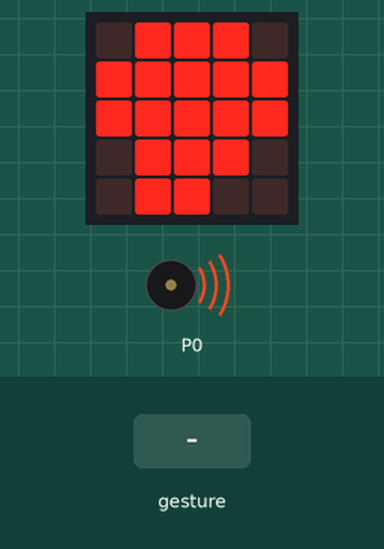
Simulated run of this program. Board: BBC micro:bit (MakeCode). Shown: the board's 5×5 LED display, buzzer (waves = sounding). The inputs (shaded band) are chosen by the test bench. Random numbers come from a fixed seed; a tilt is held for 1.5 s and a shake lasts 1 s, then the board lies face up again.

Above: at 0.2 s.
1.3 s: gesture 'shake'
At 1.8 s:
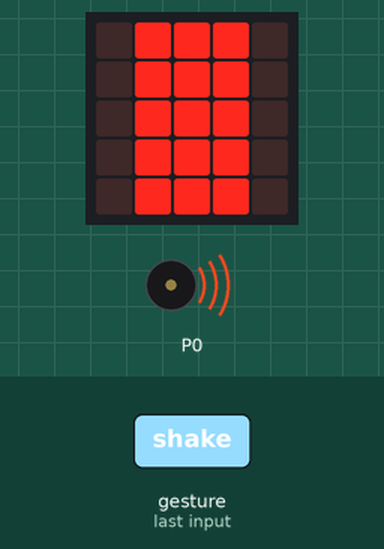
At 2.6 s:
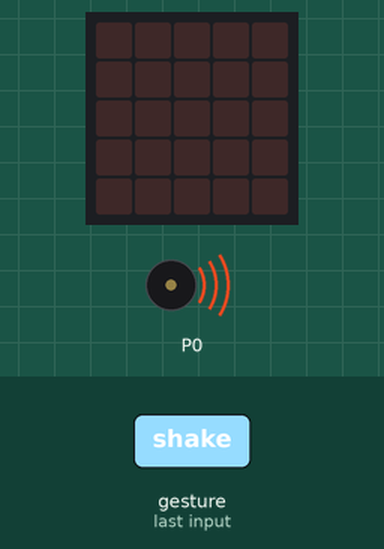
4.3 s: gesture 'shake'
At 6.6 s:
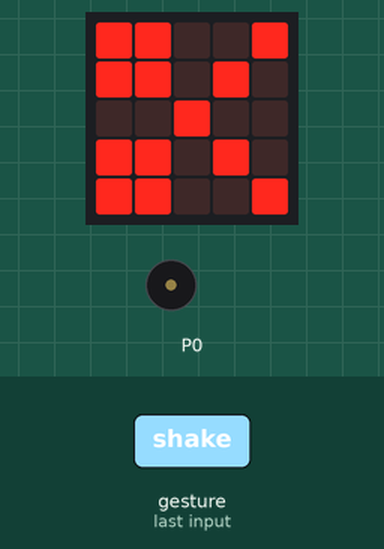
Timing chart, 0 to 8.1 s (numbered marks = the images above; inputs shaded):
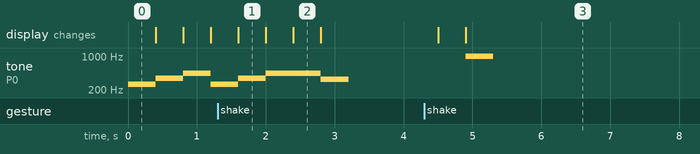

Measured:
- after the input at 4.3 s, tone on P0: silent → 988 Hz after 0.60 s, → silent 0.40 s later; the display: first changes after 0.20 s (image 3 shows a later state)
- what the display in image 1 shows lasts 0.4 s, from 1.6 s to 2.0 s

The program:

main.ts
```typescript
let stop = 0
let outils = 0
input.onGesture(Gesture.Shake, function () {
    stop = 1
    outils = randint(1, 3)
    basic.showLeds(`
        . . . . .
        . . . . .
        . . . . .
        . . . . .
        . . . . .
        `)
    if (outils == 1) {
        music.ringTone(330)
        basic.showLeds(`
            . # # # .
            # # # # #
            # # # # #
            . # # # .
            . # # . .
            `)
        music.stopAllSounds()
    }
    if (outils == 2) {
        music.ringTone(587)
        basic.showLeds(`
            . # # # .
            . # # # .
            . # # # .
            . # # # .
            . # # # .
            `)
        music.stopAllSounds()
    }
    if (outils == 3) {
        music.ringTone(988)
        basic.showLeds(`
            # # . . #
            # # . # .
            . . # . .
            # # . # .
            # # . . #
            `)
        music.stopAllSounds()
    }
})
basic.forever(function () {
    while (stop == 0) {
        music.ringTone(262)
        basic.showLeds(`
            . # # # .
            # # # # #
            # # # # #
            . # # # .
            . # # . .
            `)
        music.ringTone(349)
        basic.showLeds(`
            . # # # .
            . # # # .
            . # # # .
            . # # # .
            . # # # .
            `)
        music.ringTone(440)
        basic.showLeds(`
            # # . . #
            # # . # .
            . . # . .
            # # . # .
            # # . . #
            `)
    }
})
```

test.ts
```typescript
// les tests vont ici ; cela ne sera pas compilé si ce paquet est utilisé en tant qu'extension.
```
